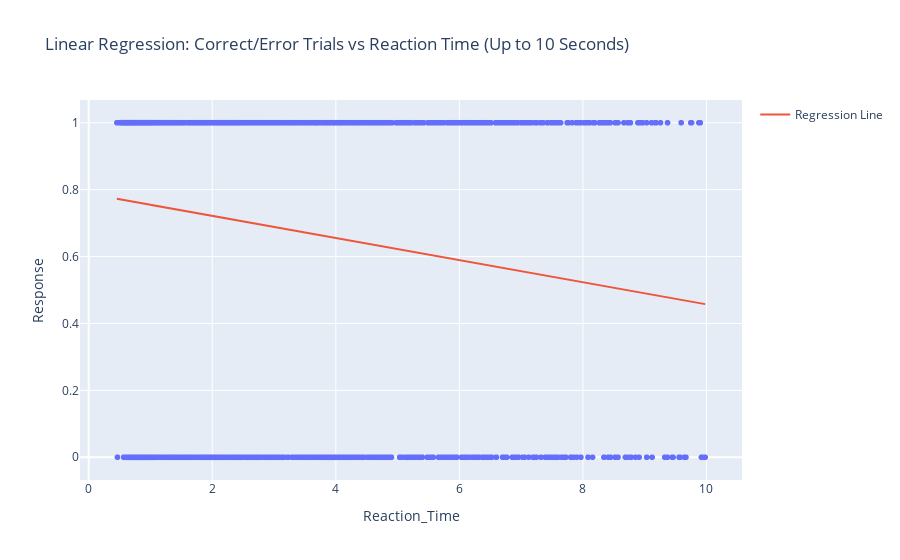

Write notebook code for a chart like this one.
### Code cell
# Predict correct trials by reaction time
df = pd.DataFrame(trial_data)

# Filter out trials that took longer than 10 seconds
df = df[df['Reaction_Time'] <= 10]

# Convert 'Response' column to numeric (True -> 1, False -> 0)
df['Response'] = df['Response'].astype(int)

# Define the predictor and target variables
X = df[['Reaction_Time']]
y = df['Response']

# Perform linear regression
model = LinearRegression()
model.fit(X, y)

# Predict values
df['Predicted'] = model.predict(X)

# Visualization with Plotly
fig = px.scatter(df, x='Reaction_Time', y='Response', title='Linear Regression: Correct/Error Trials vs Reaction Time (Up to 10 Seconds)')
fig.add_trace(go.Scatter(x=df['Reaction_Time'], y=df['Predicted'], mode='lines', name='Regression Line'))

# Show plot
fig.show()

### Figure 1 — Plotly figure (JSON) as saved in the notebook; plotly's stock layout.template omitted (floating-point values rounded to 4 significant figures; data arrays with more than 128 entries replaced by an {"elided": "..."} marker saying what was removed)
{"data": [{"hovertemplate": "Reaction_Time=%{x}<br>Response=%{y}<extra></extra>", "legendgroup": "", "marker": {"color": "#636efa", "symbol": "circle"}, "mode": "markers", "name": "", "showlegend": false, "type": "scattergl", "x": {"elided": "2912 float values"}, "xaxis": "x", "y": {"elided": "2912 int values"}, "yaxis": "y"}, {"mode": "lines", "name": "Regression Line", "type": "scatter", "x": {"elided": "2912 float values"}, "y": {"elided": "2912 float values"}}], "layout": {"legend": {"tracegroupgap": 0}, "title": {"text": "Linear Regression: Correct/Error Trials vs Reaction Time (Up to 10 Seconds)"}, "xaxis": {"anchor": "y", "domain": [0, 1], "title": {"text": "Reaction_Time"}}, "yaxis": {"anchor": "x", "domain": [0, 1], "title": {"text": "Response"}}}}
